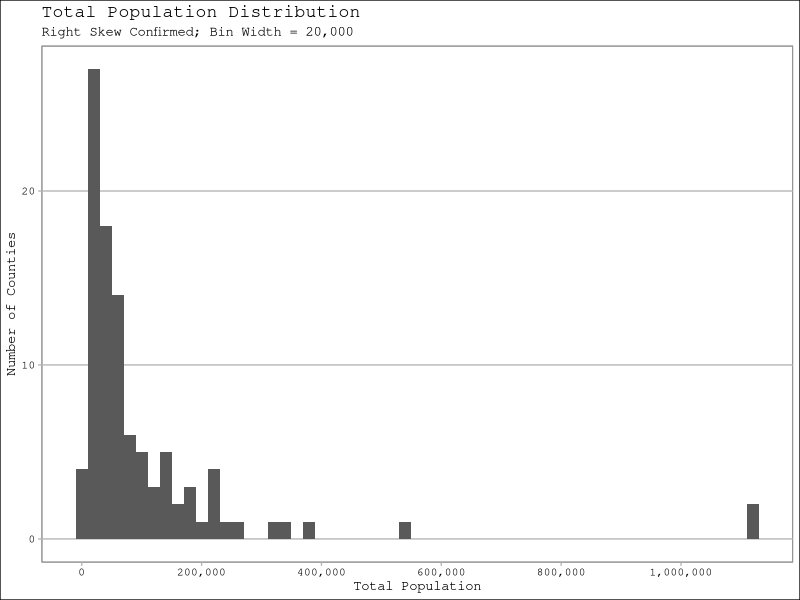
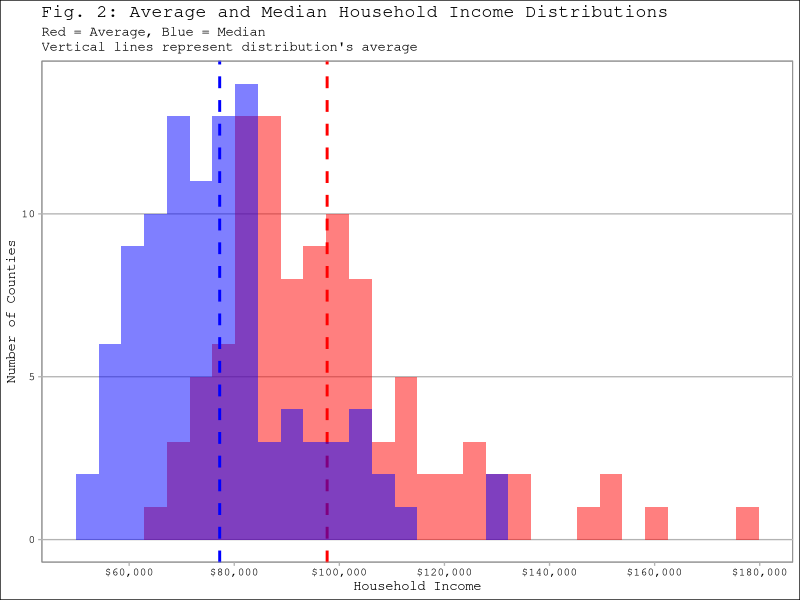
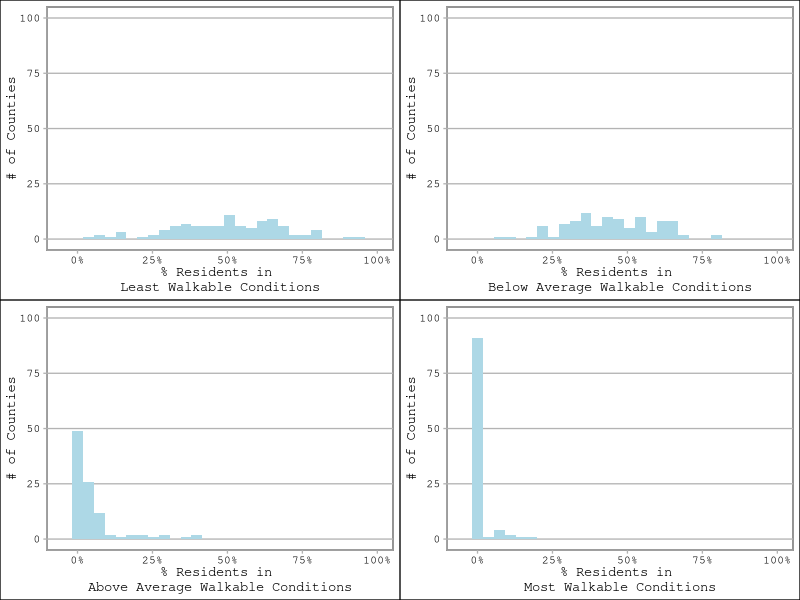
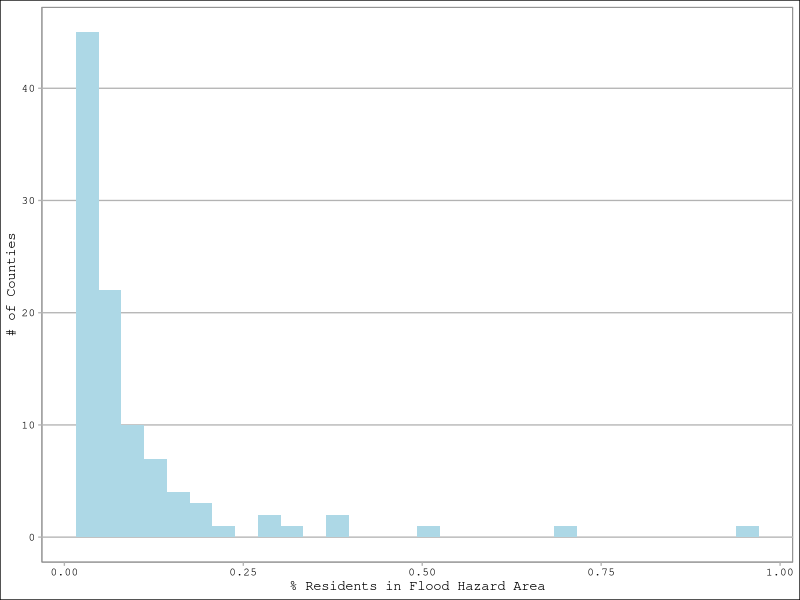

The R source for these figures, in order:
## ---- chunk 1
#install.packages(tidyverse);install.packages(here);install.packages(ggthemes)
library(tidyverse)
library(here)
library(ggthemes)
library(scales)
here()
NCData <- read.csv(here('Data','Processed','NCDataClean.csv'),stringsAsFactors = T)

my_theme <- theme_calc()  + 
  theme(
    #line =              element_line(),
    #rect =              element_rect(),
    text =              element_text(family="mono"),
    
    # Modified inheritance structure of text element
    #plot.title =        element_text(),
    #axis.title.x =      element_blank(),
    #axis.title.y =      element_blank(),
    #axis.text =         element_text(),
    
    # Modified inheritance structure of line element
    #axis.ticks =        element_line(),
    #panel.grid.major =  element_line(),
    #panel.grid.minor =  element_blank(),
    
    # Modified inheritance structure of rect element
    #plot.background =   element_rect(color =),
    #panel.background =  element_rect(),
    #legend.key =        element_rect(),
    
    # Modifiying legend.position
    #legend.position = 'right',
    
    #complete = TRUE
    )

## ---- chunk 2
summary(NCData)
## ---- chunk 3
PopPlot <- ggplot(data = NCData)+
  stat_bin(aes(x= Total.Population), binwidth=20000)+
  labs(title = "Total Population Distribution",
       subtitle = "Right Skew Confirmed; Bin Width = 20,000",
       x = "Total Population",
       y = "Number of Counties")+
  scale_x_continuous(labels = comma, breaks=breaks_pretty(8))+
  my_theme
  
PopPlot
## ---- chunk 4
IncomePlot <- ggplot(data = NCData)+
  geom_histogram(aes(x=AvgHHinc), fill="red", alpha=0.5)+
  geom_vline(xintercept=97676, linetype='dashed', 
             color='red', linewidth=1)+
  geom_histogram(aes(x=MedHHinc), fill="blue", alpha=0.5)+
  geom_vline(xintercept=77228, linetype='dashed', 
             color='blue', linewidth=1)+
  labs(title = "Fig. 2: Average and Median Household Income Distributions",
       subtitle = "Red = Average, Blue = Median \nVertical lines represent distribution's average",
       x = "Household Income",
       y = "Number of Counties")+
  scale_x_continuous(labels = dollar,
                     breaks=breaks_pretty(6))+
  my_theme

IncomePlot
## ---- chunk 5
library(cowplot)

LeastWalkPlot <- ggplot(NCData, 
                        aes(x = LeastWalk))+
  geom_histogram(stat='bin',fill="lightblue")+
  labs(x="% Residents in \nLeast Walkable Conditions",
       y="# of Counties")+
  scale_x_continuous(labels=percent, limits = c(-.05,1))+
  scale_y_continuous(limits= c(-0.05,100))+
  my_theme

BelowAvgWalkPlot <- ggplot(NCData, 
                           aes(BelowAvgWalk))+
  geom_histogram(stat='bin',fill="lightblue")+
  labs(x="% Residents in \nBelow Average Walkable Conditions",
       y="# of Counties")+
  scale_x_continuous(labels=percent, limits = c(-.05,1))+
  scale_y_continuous(limits= c(-0.05,100))+
  my_theme

AboveAvgWalkPlot <- ggplot(NCData, 
                           aes(AboveAvgWalk))+
  geom_histogram(stat='bin',fill="lightblue")+
  labs(x="% Residents in \nAbove Average Walkable Conditions",
       y="# of Counties")+
  scale_x_continuous(labels=percent, limits = c(-.05,1))+
  scale_y_continuous(limits= c(-0.05,100))+
  my_theme


MostWalkPlot <- ggplot(NCData, 
                       aes(MostWalk))+
  geom_histogram(stat='bin',fill="lightblue")+
  labs(x="% Residents in \nMost Walkable Conditions",
       y="# of Counties")+
  scale_x_continuous(labels=percent, limits = c(-.05,1))+
  scale_y_continuous(limits= c(-0.05,100))+
  my_theme

plot_grid(LeastWalkPlot,
          BelowAvgWalkPlot,
          AboveAvgWalkPlot,
          MostWalkPlot, 
          align = 'hv',
          axis = 'tblr')
## ---- chunk 6
ResidentsinFHA <- ggplot(NCData, aes(PercentPopInFHA))+
  geom_histogram(stat = 'bin', fill="lightblue")+
  labs(x="% Residents in Flood Hazard Area",
       y="# of Counties")+
  my_theme
ResidentsinFHA
